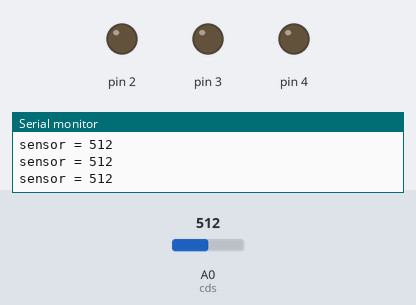
A sketch run on a simulated Arduino Uno, built with avr-gcc and run on an emulated ATmega328P. Parts: output pins drawn as LEDs (lit = HIGH), the last lines printed to the serial monitor. The inputs (shaded band) are chosen by the test bench; at power-on: A0 (cds) = 512.

Above: at 1.2 s.
1.3 s: A0 (cds) set to 485
At 1.9 s:
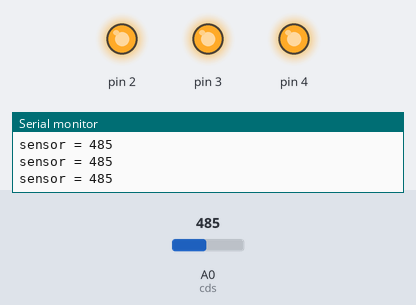
2.8 s: A0 (cds) set to 510
At 3.3 s:
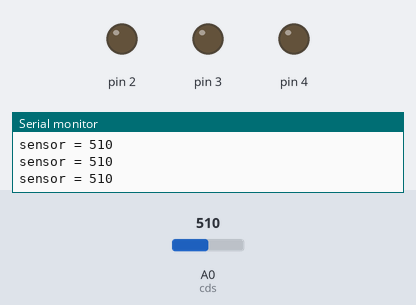
4.3 s: A0 (cds) set to 490
At 4.7 s:
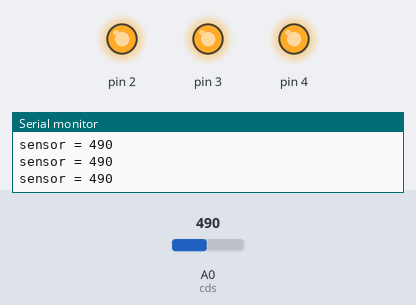
Timing chart, 0 to 7.3 s (numbered marks = the images above; inputs shaded):
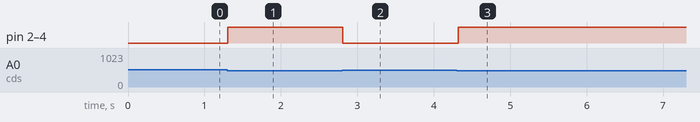

The sketch:

cds_led2_3_4.ino
```cpp
int cds = A0; // Analog input pin that the potentiometer is attached to
int cdsValue = 0; // value read from the pot
void setup() {
   pinMode(2, OUTPUT);
  pinMode(3, OUTPUT);
   pinMode(4, OUTPUT);
Serial.begin(9600);
}
void loop() {
cdsValue  = analogRead(cds); // read the analog in value:
Serial.print("sensor = "); // print the results to the serial monitor:
Serial.println(cdsValue);
if((cdsValue)<500)
{ digitalWrite(2,HIGH); //조도센서값이 500보다 작으면 불을 켜도록 코딩
}
else
{ digitalWrite(2,LOW); }
if((cdsValue)<500)
{ digitalWrite(3,HIGH); //조도센서값이 500보다 작으면 불을 켜도록 코딩
}
else
{ digitalWrite(3,LOW); }
if((cdsValue)<500)
{ digitalWrite(4,HIGH); //조도센서값이 500보다 작으면 불을 켜도록 코딩
}
else
{ digitalWrite(4,LOW); }
// for the analog-to-digital converter to settle // after the last reading:
delay(20); // wait 2 milliseconds before the next loop
}
```

Measured:
- the behaviour switches between 500 and 499 on A0 (cds) (found by bisection; images 0 and 1)
- after the input at 1.3 s, pin 2–4: LOW → HIGH at once
- after the input at 2.8 s, pin 2–4: HIGH → LOW at once
- after the input at 4.3 s, pin 2–4: LOW → HIGH at once
